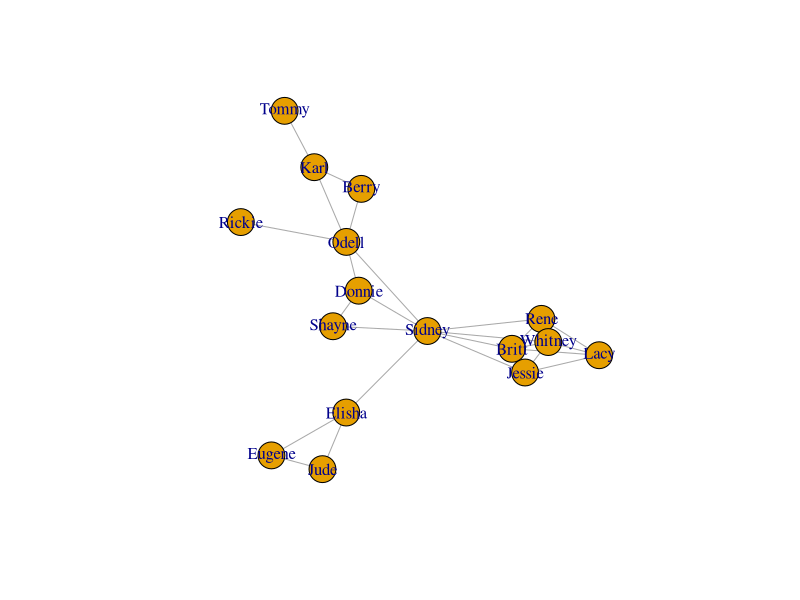

This chart was generated by the following R code: (Note: this script raises an error after producing the figure.)
# Load tidyvers
library(tidyverse)

# Load igraph
library(igraph)

# Create the friends tibble (dataframe)
name1 = c("Jessie", "Jessie", "Sidney", "Sidney", "Karl", "Sidney", "Britt", "Shayne",
          "Sidney", "Sidney", "Jessie", "Donnie", "Sidney", "Rene", "Shayne", "Jessie",
          "Rene", "Elisha", "Eugene", "Berry", "Odell", "Odell", "Britt", "Elisha", "Lacy", "Britt", "Karl")

name2 = c("Sidney", "Britt", "Britt", "Donnie", "Berry", "Rene", "Rene", "Sidney", "Elisha",
          "Whitney", "Whitney", "Odell", "Odell", "Whitney", "Donnie", "Lacy", "Lacy", "Eugene",
          "Jude", "Odell", "Rickie", "Karl", "Lacy", "Jude", "Whitney", "Whitney", "Tommy")

friends <- tibble(
  name1,
  name2
)

# Convert friends dataframe to a matrix
friends.mat <- as.matrix(friends)

# Convert friends matrix to an igraph object
g <- graph.edgelist(friends.mat, directed = FALSE)

# Make a very basic plot of the network
plot(g)

# Subset vertices and edges
V(g)
E(g)

# Count number of edges
gsize(g)

# Count number of vertices
gorder(g)

# Create vertex attributes
genders <- c("M", "F", "F", "M", "M", "M", "F", "M", "M", "F", "M", "F", "M", "F", "M", "M")
ages <- c(18, 19, 21, 20, 22, 18, 23, 21, 22, 20, 20, 22, 21, 18, 19, 20)

# Inspect the objects 'genders' and 'ages'
genders
ages

# Create new vertex attribute called 'gender'
g <- set_vertex_attr(g, "gender", value = genders)

# Create new vertex attribute called 'age'
g <- set_vertex_attr(g, "age", value = ages)

# View all vertex attributes in a list
vertex_attr(g)

# View attributes of first five vertices in a dataframe
V(g)[[1:5]]

# Create edge attribute
hours <- c(1, 2, 2, 1, 2, 5, 5, 1, 1, 3, 2, 1, 1, 5, 1, 2, 4, 1, 3, 1, 1, 1, 4, 1, 3, 3, 4)

# Create new edge attribute called 'hours'
g <- set_edge_attr(g, "hours", value = hours)

# View edge attributes of graph object
edge_attr(g)

# Find all edges that include "Britt"
E(g)[[inc('Britt')]]  

# Find all pairs that spend 4 or more hours together per week
E(g)[[hours >= 4]] 


# Create the friends1_edges tibble
name1_25 <- c("Joe", "Joe", "Joe", "Erin", "Kelley", "Ronald", "Ronald", "Ronald",
              "Michael", "Michael", "Michael", "Valentine", "Troy", "Troy", "Jasmine", "Jasmine",
              "Juan", "Carey", "Frankie", "Frankie", "Michael", "Michael", "Keith", "Keith", "Gregory")

name2_25 <- c("Ronald", "Michael", "Troy", "Kelley", "Valentine", "Troy", "Perry", "Jasmine", "Troy",
              "Jasmine", "Juan", "Perry", "Jasmine", "Juan", "Juan", "Carey", "Demetrius", "Frankie",
              "Michael", "Merle", "Merle", "Alex", "Gregory", "Marion", "Marion")

hours_25 <- c(1, 3, 2, 3, 5, 1, 3, 5, 2, 1, 3, 5, 3, 2, 6, 1, 2, 2, 1, 1, 2, 1, 1, 3, 2)

# Rename columns to match prev ex
friends1_edges <- tibble(name1 = name1_25, name2 = name2_25, hours = hours_25)

# Create the friends1_nodes tibble
name <- c("Joe", "Erin", "Kelley", "Ronald", "Michael", "Valentine", "Troy", "Jasmine",
          "Juan", "Carey", "Frankie", "Keith", "Gregory", "Perry", "Demetrius",
          "Merle", "Alex", "Marion")

gender <- c("M", "F", "F", "M", "M", "F", "M", "F", "M", "F", "M", "M", "M", "M",
            "M", "M", "F", "F")

friends1_nodes <- tibble(name, gender)

# Create an igraph object with attributes directly from dataframes
g1 <- graph_from_data_frame(d = friends1_edges, vertices = friends1_nodes, directed = FALSE)


# Subset edges greater than or equal to 5 hours
E(g1)[[hours >= 5]]  

# Set vertex color by gender
# "orange" for females and "dodgerblue" for males
V(g1)$color <- ifelse(V(g1)$gender == "F", "orange", "dodgerblue")

# Plot the graph
plot(g1, vertex.label.color = "black")


